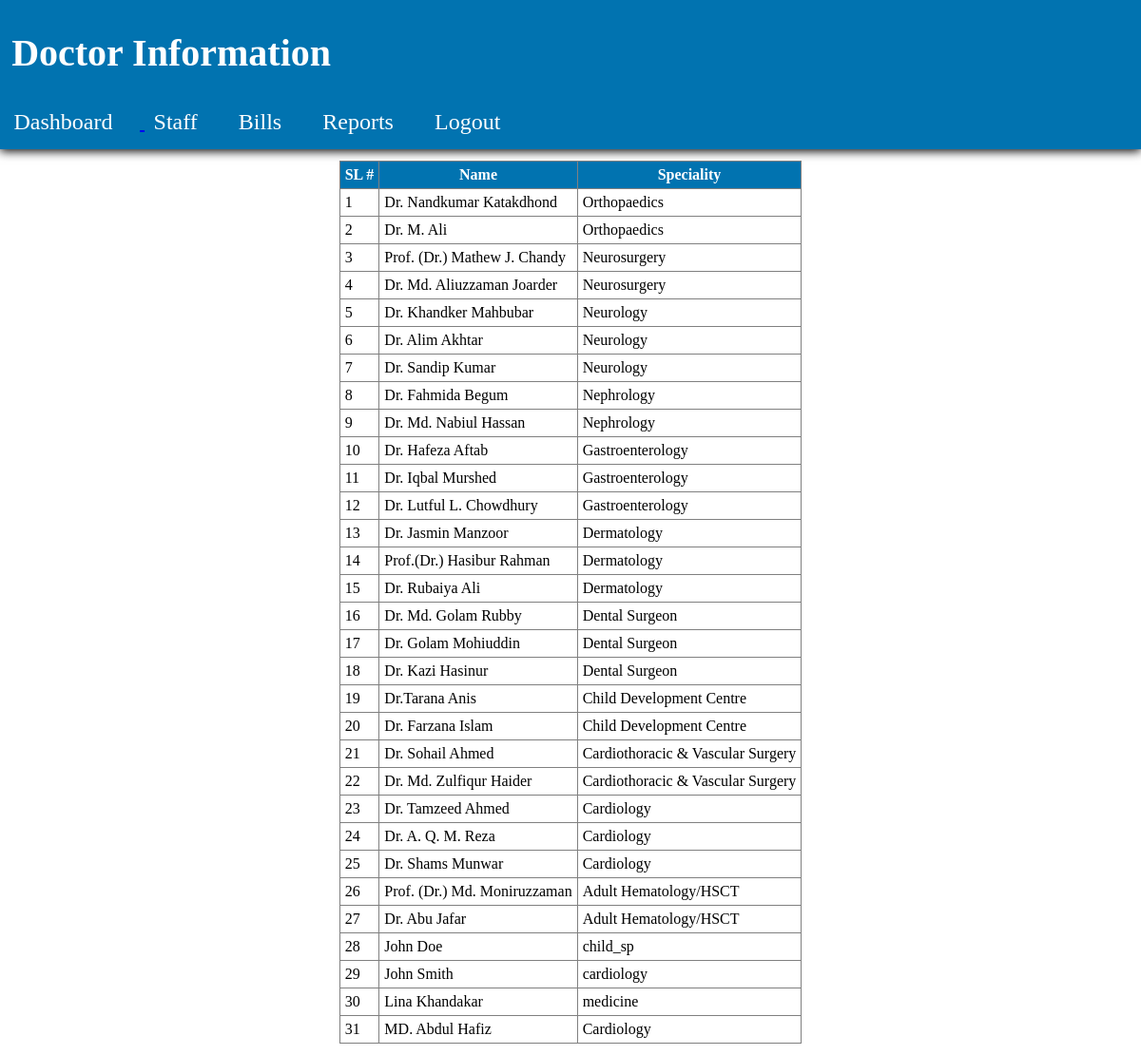
Screenshot of /hospital1.0/hospital1.0/doctorinfo.php with the database file from the repository.
### tables this page shows
CREATE TABLE `doctors` (
  `doctorid` int(11) NOT NULL,
  `first_name` varchar(255) NOT NULL,
  `last_name` varchar(255) NOT NULL,
  `dept` varchar(255) NOT NULL
);

### hospital1.0/hospital1.0/doctorinfo.php (the view, shortened to what this page needs)
<?php
    include_once "connection.php";
    if(!mysqli_connect_errno())
    {
        $doctors = mysqli_query($con, "select * from  doctors order by doctorid desc");
    }
?>
<!DOCTYPE html>
<html>
    <head>
        <link rel="stylesheet" href="profile.css">
        <link rel="stylesheet" href="newAppointment.css">
        <link rel="stylesheet" href="doctorinfo.css">
    </head>
<body>
    <div id="header">
        <h1>Doctor Information</h1>
        <nav id="topnav">
            <ul>
                <li><a href="profile.php">Dashboard</li>
                <li><a href="staff.php">Staff</a></li>
                <li><a href="bills.php">Bills</a></li>
                <li><a href="reports.php">Reports</a></li>
                <li><a href="index.php">Logout</a></li>
            </ul>
        </nav>
    </div>
    <div id="middle">
        <table>
            <thead>
                <th>SL #</th>
                <th>Name</th>
                <th>Speciality</th>
            </thead>
            <tbody>
                <?php
                $sl_no=1;
                foreach($doctors as $doctor){
            ?>
            <tr>
                <td><?php echo $sl_no;?></td>
                <td><?php echo $doctor['first_name'].' '.$doctor['last_name'];?></td>
                <td><?php echo $doctor['dept'];?></td>
            </tr>
            <?php
            $sl_no++;
            };?>
            </tbody>
        </table>
    </div>
</body>
</html>

### hospital1.0/hospital1.0/profile.css (style rules this page uses)
html, body { width: 100%; height: 100%; margin: 0px; padding: 0px; overflow-x: hidden; }
#header { background-color: #0173B0; margin: 0px; color: white; padding: 5px; font-size: 20px; box-shadow: 0px 2px 10px black; }
#header h1 { padding-left: 0.6%; }
#topnav ul { width: 80%; padding-left: 0%; margin-bottom: 0%; }
#topnav ul li { display: inline-block; padding: 1%; padding-right: 3%; }
#topnav ul li a { color: white; font-size: 1.2em; text-decoration: none; }

### hospital1.0/hospital1.0/newAppointment.css (style rules this page uses)
#middle { padding: 1%; }

### hospital1.0/hospital1.0/doctorinfo.css (style rules this page uses)
table, th, td { border: 1px solid gray; border-collapse: collapse; margin: 0 auto; }
th, td { padding: 5px; }
th { background-color: #0173B0; color: white; }

### rows the page displays
doctors: first_name "Dr. Nandkumar", last_name "Katakdhond", dept "Orthopaedics"
doctors: first_name "Dr. M.", last_name "Ali", dept "Orthopaedics"
doctors: first_name "Prof. (Dr.) Mathew J.", last_name "Chandy", dept "Neurosurgery"
doctors: first_name "Dr. Md. Aliuzzaman", last_name "Joarder", dept "Neurosurgery"
doctors: first_name "Dr. Khandker", last_name "Mahbubar", dept "Neurology"
doctors: first_name "Dr. Alim", last_name "Akhtar", dept "Neurology"
doctors: first_name "Dr. Sandip", last_name "Kumar", dept "Neurology"
doctors: first_name "Dr. Fahmida", last_name "Begum", dept "Nephrology"
doctors: first_name "Dr. Md. Nabiul", last_name "Hassan", dept "Nephrology"
doctors: first_name "Dr. Hafeza", last_name "Aftab", dept "Gastroenterology"
doctors: first_name "Dr. Iqbal", last_name "Murshed", dept "Gastroenterology"
doctors: first_name "Dr. Lutful L.", last_name "Chowdhury", dept "Gastroenterology"
doctors: first_name "Dr. Jasmin", last_name "Manzoor", dept "Dermatology"
doctors: first_name "Prof.(Dr.) Hasibur", last_name "Rahman", dept "Dermatology"
doctors: first_name "Dr. Rubaiya", last_name "Ali", dept "Dermatology"
doctors: first_name "Dr. Md. Golam", last_name "Rubby", dept "Dental Surgeon"
doctors: first_name "Dr. Golam", last_name "Mohiuddin", dept "Dental Surgeon"
doctors: first_name "Dr. Kazi", last_name "Hasinur", dept "Dental Surgeon"
doctors: first_name "Dr.Tarana", last_name "Anis", dept "Child Development Centre"
doctors: first_name "Dr. Farzana", last_name "Islam", dept "Child Development Centre"
doctors: first_name "Dr. Sohail", last_name "Ahmed", dept "Cardiothoracic & Vascular Surgery"
doctors: first_name "Dr. Md. Zulfiqur", last_name "Haider", dept "Cardiothoracic & Vascular Surgery"
doctors: first_name "Dr. Tamzeed", last_name "Ahmed", dept "Cardiology"
doctors: first_name "Dr. A. Q. M.", last_name "Reza", dept "Cardiology"
doctors: first_name "Dr. Shams", last_name "Munwar", dept "Cardiology"
doctors: first_name "Prof. (Dr.) Md.", last_name "Moniruzzaman", dept "Adult Hematology/HSCT"
doctors: first_name "Dr. Abu", last_name "Jafar", dept "Adult Hematology/HSCT"
doctors: first_name "John", last_name "Doe", dept "child_sp"
doctors: first_name "John", last_name "Smith", dept "cardiology"
doctors: first_name "Lina", last_name "Khandakar", dept "medicine"
doctors: first_name "MD. Abdul", last_name "Hafiz", dept "Cardiology"
